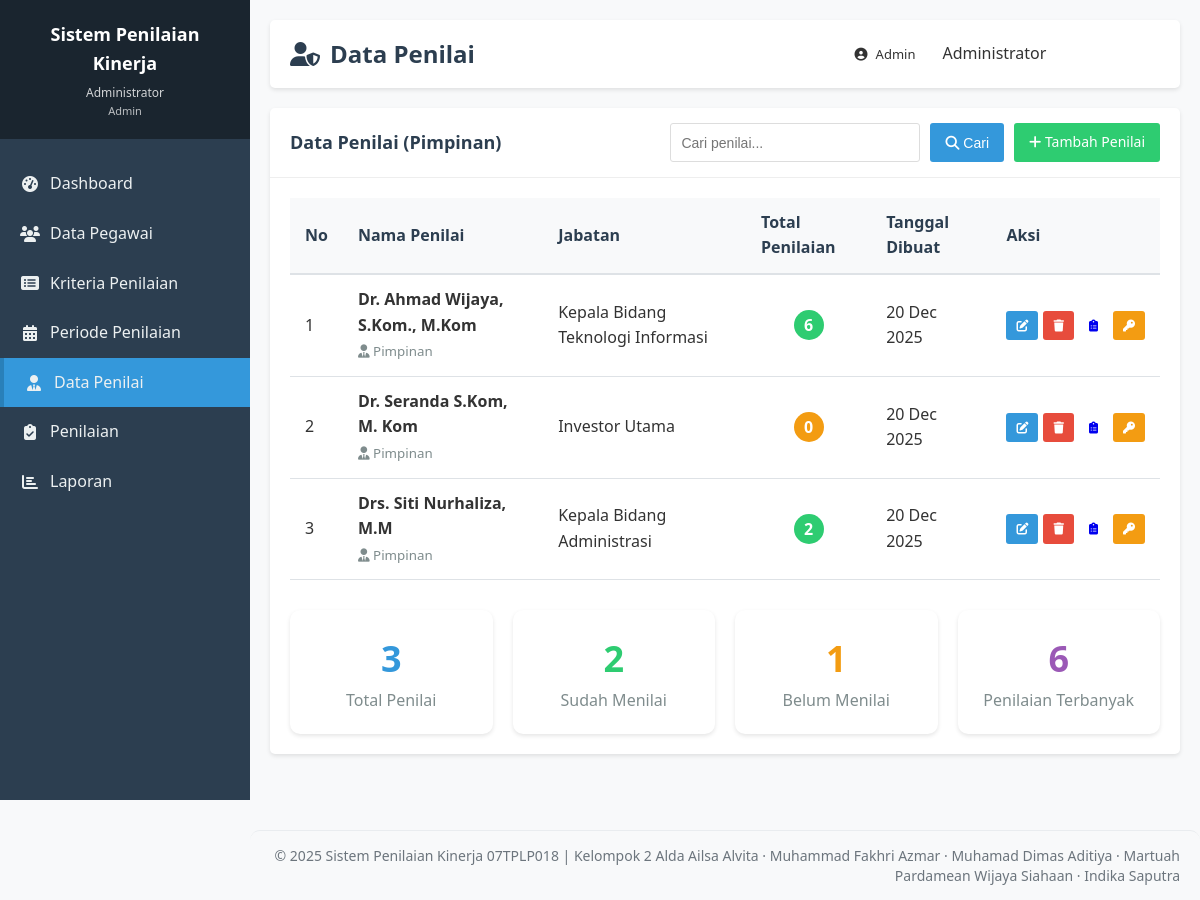
/admin/penilai.php (signed in), run on the app's committed database.
### tables this page shows
CREATE TABLE `penilai` (
  `id` int(11) NOT NULL,
  `user_id` int(11) NOT NULL,
  `nama_penilai` varchar(255) NOT NULL,
  `jabatan` varchar(100) NOT NULL,
  `created_at` timestamp NOT NULL DEFAULT current_timestamp(),
  `updated_at` timestamp NOT NULL DEFAULT current_timestamp() ON UPDATE current_timestamp()
);

### admin/penilai.php (the view, shortened to what this page needs)
<?php
$db = new Database();
$conn = $db->getConnection();
$action = isset($_GET['action']) ? $db->escapeString($_GET['action']) : '';
$penilai_data = null;
$search = isset($_GET['search']) ? $db->escapeString($_GET['search']) : '';
$query = "SELECT p.*,
          (SELECT COUNT(*) FROM penilaian WHERE penilai_id = p.id) as total_penilaian
          FROM penilai p";
$query .= " ORDER BY p.nama_penilai ASC";
$result = $conn->query($query);
require_once '../includes/header.php';
?>
<?php if ($action == 'tambah' || $action == 'edit'): ?>
<div class="card">
    <div class="card-header">
        <h2><?php echo $action == 'tambah' ? 'Tambah Data Penilai' : 'Edit Data Penilai'; ?></h2>
        <a href="penilai.php" class="btn btn-primary">
            <i class="fas fa-arrow-left"></i> Kembali
        </a>
    </div>
    <div class="card-body">
        <form method="POST" action="">
            <?php if ($action == 'edit'): ?>
                <input type="hidden" name="id" value="<?php echo $penilai_data['id']; ?>">
                <input type="hidden" name="edit_penilai" value="1">
            <?php else: ?>
                <input type="hidden" name="tambah_penilai" value="1">
            <?php endif; ?>
            <div style="display: grid; grid-template-columns: repeat(2, 1fr); gap: 20px;">
                <div class="form-group">
                    <label for="nama_penilai">Nama Lengkap *</label>
                    <input type="text" id="nama_penilai" name="nama_penilai" class="form-control"
                           value="<?php echo $penilai_data['nama_penilai'] ?? ''; ?>" required>
                </div>
                <div class="form-group">
                    <label for="jabatan">Jabatan *</label>
                    <input type="text" id="jabatan" name="jabatan" class="form-control"
                           value="<?php echo $penilai_data['jabatan'] ?? ''; ?>" required>
                </div>
                <div class="form-group">
                    <label for="username">Username *</label>
                    <input type="text" id="username" name="username" class="form-control"
                           value="<?php echo $penilai_data['username'] ?? ''; ?>" required>
                    <small style="color: #7f8c8d;">Digunakan untuk login</small>
                </div>
                <div class="form-group">
                    <label for="password">
                        <?php echo $action == 'tambah' ? 'Password *' : 'Password (kosongkan jika tidak diubah)'; ?>
                    </label>
                    <div class="input-group">
                        <input type="password" id="password" name="password" class="form-control"
                               <?php echo $action == 'tambah' ? 'required' : ''; ?>>
                        <div class="input-group-append">
                            <button type="button" class="btn btn-outline-secondary"
                                    onclick="togglePasswordVisibility('password')">
                                <i class="fas fa-eye"></i>
                            </button>
                        </div>
                    </div>
                    <?php if ($action == 'tambah'): ?>
                        <small style="color: #7f8c8d;">Minimal 6 karakter</small>
                    <?php endif; ?>
                </div>
            </div>
            <div style="margin-top: 30px; padding: 15px; background: #f8f9fa; border-radius: 5px;">
                <h4 style="margin-bottom: 10px; color: #2c3e50;">Informasi Akun</h4>
                <p style="margin: 0;">
                    <strong>Role:</strong> Pimpinan<br>
                    <strong>Hak Akses:</strong> Dapat melakukan penilaian terhadap pegawai yang ditugaskan
                </p>
            </div>
            <div style="margin-top: 30px; display: flex; gap: 10px;">
                <button type="submit" class="btn btn-success">
                    <i class="fas fa-save"></i> Simpan
                </button>
                <a href="penilai.php" class="btn btn-warning">
                    <i class="fas fa-times"></i> Batal
                </a>
            </div>
        </form>
    </div>
</div>
<script>
function togglePasswordVisibility(inputId) {
    const input = document.getElementById(inputId);
    const button = input.nextElementSibling.querySelector('button');
    const icon = button.querySelector('i');
    if (input.type === 'password') {
        input.type = 'text';
        icon.classList.remove('fa-eye');
        icon.classList.add('fa-eye-slash');
    } else {
        input.type = 'password';
        icon.classList.remove('fa-eye-slash');
        icon.classList.add('fa-eye');
    }
}
</script>
<?php else: ?>
<div class="card">
    <div class="card-header" style="display: flex; justify-content: space-between; align-items: center;">
        <h2>Data Penilai (Pimpinan)</h2>
        <div style="display: flex; gap: 10px;">
            <form method="GET" action="" style="display: flex; gap: 10px;">
                <input type="text" name="search" class="form-control" placeholder="Cari penilai..."
                       value="<?php echo $search; ?>" style="width: 250px;">
                <button type="submit" class="btn btn-primary">
                    <i class="fas fa-search"></i> Cari
                </button>
            </form>
            <a href="?action=tambah" class="btn btn-success">
                <i class="fas fa-plus"></i> Tambah Penilai
            </a>
        </div>
    </div>
    <div class="card-body">
        <?php if ($result->num_rows > 0): ?>
            <div class="table-responsive">
                <table class="data-table">
                    <thead>
                        <tr>
                            <th>No</th>
                            <th>Nama Penilai</th>
                            <th>Jabatan</th>
                            <th>Total Penilaian</th>
                            <th>Tanggal Dibuat</th>
                            <th>Aksi</th>
                        </tr>
                    </thead>
                    <tbody>
                        <?php $no = 1; ?>
                        <?php while ($row = $result->fetch_assoc()): ?>
                            <tr>
                                <td><?php echo $no++; ?></td>
                                <td>
                                    <strong><?php echo $row['nama_penilai']; ?></strong>
                                    <br>
                                    <small style="color: #7f8c8d;">
                                        <i class="fas fa-user-tie"></i> Pimpinan
                                    </small>
                                </td>
                                <td><?php echo $row['jabatan']; ?></td>
                                <td>
                                    <div style="text-align: center;">
                                        <span style="display: inline-block; width: 30px; height: 30px;
                                              background: <?php echo $row['total_penilaian'] > 0 ? '#2ecc71' : '#f39c12'; ?>;
                                              color: white; border-radius: 50%; line-height: 30px; font-weight: bold;">
                                            <?php echo $row['total_penilaian']; ?>
                                        </span>
                                    </div>
                                </td>
                                <td><?php echo date('d M Y', strtotime($row['created_at'])); ?></td>
                                <td>
                                    <div style="display: flex; gap: 5px;">
                                        <a href="?action=edit&id=<?php echo $row['id']; ?>"
                                           class="btn btn-sm btn-primary" title="Edit">
                                            <i class="fas fa-edit"></i>
                                        </a>
                                        <a href="?action=delete&id=<?php echo $row['id']; ?>"
                                           class="btn btn-sm btn-danger"
                                           onclick="return confirm('Apakah Anda yakin ingin menghapus penilai <?php echo $row['nama_penilai']; ?>?')"
                                           title="Hapus">
                                            <i class="fas fa-trash"></i>
                                        </a>
                                        <a href="penilaian.php?penilai_id=<?php echo $row['id']; ?>"
                                           class="btn btn-sm btn-info" title="Lihat Penilaian">
                                            <i class="fas fa-clipboard-list"></i>
                                        </a>
                                        <a href="#" class="btn btn-sm btn-warning" title="Reset Password"
                                           onclick="resetPassword(<?php echo $row['id']; ?>, '<?php echo $row['nama_penilai']; ?>')">
                                            <i class="fas fa-key"></i>
                                        </a>
                                    </div>
                                </td>
                            </tr>
                        <?php endwhile; ?>
                    </tbody>
                </table>
            </div>
            <div style="margin-top: 30px; display: grid; grid-template-columns: repeat(4, 1fr); gap: 20px;">
                <?php
                $stats_query = "SELECT
                    COUNT(*) as total,
                    SUM(CASE WHEN p2.total_penilaian > 0 THEN 1 ELSE 0 END) as aktif,
                    SUM(CASE WHEN p2.total_penilaian = 0 THEN 1 ELSE 0 END) as belum_aktif,
                    MAX(p2.total_penilaian) as max_penilaian
                    FROM (
                        SELECT p.id,
                        (SELECT COUNT(*) FROM penilaian WHERE penilai_id = p.id) as total_penilaian
                        FROM penilai p
                    ) p2";
                $stats_result = $conn->query($stats_query);
                $stats = $stats_result->fetch_assoc();
                ?>
                <div style="padding: 20px; background: white; border-radius: 10px; box-shadow: 0 2px 4px rgba(0,0,0,0.1); text-align: center;">
                    <div style="font-size: 36px; color: #3498db; font-weight: bold;">
                        <?php echo $stats['total']; ?>
                    </div>
                    <div style="color: #7f8c8d;">Total Penilai</div>
                </div>
                <div style="padding: 20px; background: white; border-radius: 10px; box-shadow: 0 2px 4px rgba(0,0,0,0.1); text-align: center;">
                    <div style="font-size: 36px; color: #2ecc71; font-weight: bold;">
                        <?php echo $stats['aktif']; ?>
                    </div>
                    <div style="color: #7f8c8d;">Sudah Menilai</div>
                </div>
                <div style="padding: 20px; background: white; border-radius: 10px; box-shadow: 0 2px 4px rgba(0,0,0,0.1); text-align: center;">
                    <div style="font-size: 36px; color: #f39c12; font-weight: bold;">
                        <?php echo $stats['belum_aktif']; ?>
                    </div>
                    <div style="color: #7f8c8d;">Belum Menilai</div>
                </div>
                <div style="padding: 20px; background: white; border-radius: 10px; box-shadow: 0 2px 4px rgba(0,0,0,0.1); text-align: center;">
                    <div style="font-size: 36px; color: #9b59b6; font-weight: bold;">
                        <?php echo $stats['max_penilaian']; ?>
                    </div>
                    <div style="color: #7f8c8d;">Penilaian Terbanyak</div>
                </div>
            </div>
        <?php endif; ?>
    </div>
</div>
<?php endif; ?>
<?php require_once '../includes/footer.php'; ?>

### assets/css/style.css (style rules this page uses)
* { margin: 0; padding: 0; box-sizing: border-box; }
body { font-family: 'Segoe UI', Tahoma, Geneva, Verdana, sans-serif; background-color: #f8f9fa; color: #333; line-height: 1.6; }
.card { background-color: white; border-radius: 5px; box-shadow: 0 2px 4px rgba(0,0,0,0.1); margin-bottom: 20px; }
.card-header { padding: 15px 20px; border-bottom: 1px solid #eee; display: flex; justify-content: space-between; align-items: center; }
.card-header h2 { font-size: 18px; color: #2c3e50; }
.card-body { padding: 20px; }
table { width: 100%; border-collapse: collapse; }
table th, table td { padding: 12px 15px; text-align: left; border-bottom: 1px solid #eee; }
table th { background-color: #f8f9fa; font-weight: 600; color: #2c3e50; }
.btn { padding: 8px 15px; border: none; border-radius: 3px; cursor: pointer; font-size: 14px; transition: background-color 0.3s; text-decoration: none; display: inline-block; }
.btn-primary { background-color: #3498db; color: white; }
.btn-success { background-color: #2ecc71; color: white; }
.btn-warning { background-color: #f39c12; color: white; }
.btn-danger { background-color: #e74c3c; color: white; }
.btn-sm { padding: 5px 10px; font-size: 12px; }
.form-control { width: 100%; padding: 10px; border: 1px solid #ddd; border-radius: 3px; font-size: 14px; }

### includes/header.php (style rules this page uses)
.table-responsive { overflow-x: auto; }
.data-table { width: 100%; border-collapse: collapse; }
.data-table thead { background: #f8f9fa; }
.data-table th { padding: 12px 15px; text-align: left; font-weight: 600; color: #2c3e50; border-bottom: 2px solid #dee2e6; }
.data-table td { padding: 12px 15px; border-bottom: 1px solid #dee2e6; }

### data on the page
penilai: nama_penilai "Dr. Ahmad Wijaya, S.Kom., M.Kom", jabatan "Kepala Bidang Teknologi Informasi", total_penilaian "6", created_at "20 Dec 2025"
penilai: nama_penilai "Dr. Seranda S.Kom, M. Kom", jabatan "Investor Utama", total_penilaian "0", created_at "20 Dec 2025"
penilai: nama_penilai "Drs. Siti Nurhaliza, M.M", jabatan "Kepala Bidang Administrasi", total_penilaian "2", created_at "20 Dec 2025"

### other printed values
$_SESSION['nama_lengkap'] "Administrator"
$page_title "Data Penilai"
$role "Admin"
$stats['total'] "3"
$stats['aktif'] "2"
$stats['belum_aktif'] "1"
$stats['max_penilaian'] "6"
